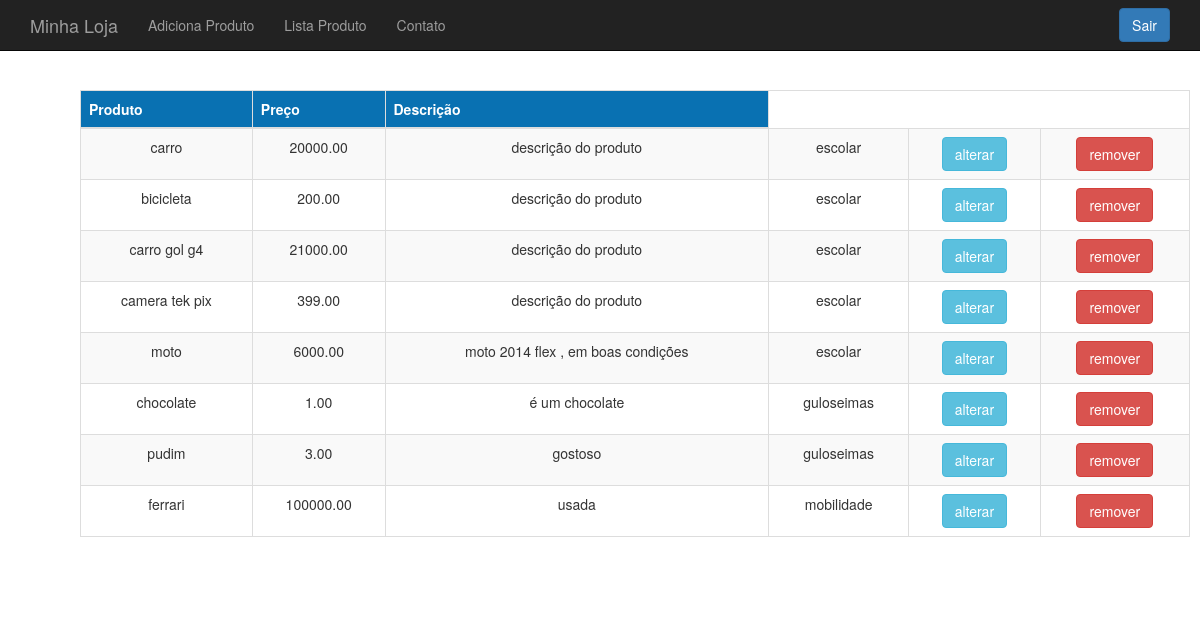
The app's page /produto-lista.php with its own data.
### tables this page shows
CREATE TABLE `produtos` (
  `id` int(11) NOT NULL,
  `nome` varchar(255) NOT NULL,
  `preco` decimal(10,2) NOT NULL,
  `descricao` text,
  `categoria_id` int(11) DEFAULT NULL,
  `usado` tinyint(1) DEFAULT '0'
);

CREATE TABLE `categoria` (
  `id` int(11) NOT NULL,
  `nome` varchar(255) DEFAULT NULL
);

### banco-produto.php (called while the page is built, shortened)
<?php
function listaProdutos($link) {
    $produtos = array();
    $query = "select p.* ,c.nome as categoria_nome from "
            ."produtos as p join categoria as c on "
            ."c.id = p.categoria_id";
    $resultado = mysqli_query($link, $query);
    while ($produto = mysqli_fetch_array($resultado)) {
        array_push($produtos, $produto);
    }
    return $produtos;
}

### produto-lista.php (the view, shortened to what this page needs)
<?php
require_once ("cabecalho.php");
require_once ("conecta.php");
require_once ("banco-produto.php");
?>
<table class="table table-striped table-bordered">
        <thead>
        <tr>
            <th>Produto</th>
            <th>Preço</th>
            <th>Descrição</th>
        </tr>
    </thead>
    <?php
    $produtos = listaProdutos($link);
    foreach ($produtos as $produto) :
        ?>
        <tr>
            <td><?= $produto['nome'] ?></td>
            <td><?= $produto['preco'] ?></td>
            <td><?= substr($produto['descricao'],0,40) ?></td>
            <td><?= $produto['categoria_nome'] ?></td>
            <td><a class="btn btn-info" href="produto-altera-formulario.php?id=<?= $produto['id']?>">alterar</a></td>
            <td>
                <form action="remove-produto.php" method="POST">
                <button class="btn btn-danger" class="text-danger">remover</button>
                </form>
            </td>
        </tr>
    <?php
    endforeach;
?>
</table>
    <?php
    require_once ("rodape.php");

### cabecalho.php (shortened to what this page needs)
<!DOCTYPE html>
<html>
    <head>
        <link rel="stylesheet" href="css/bootstrap.css">
        <link rel="stylesheet" href="css/loja.css">
    </head>
    <body>
        <div class="navbar navbar-inverse navbar-fixed-top">
            <div class="container">
                <div class="navbar-header">
                    <a class="navbar-brand" href="index.php"> Minha Loja</a>
                </div>
                <div>
                    <ul class="nav navbar-nav">
                        <li><a href="produto-formulario.php">Adiciona Produto</a></li>
                        <li><a href="produto-lista.php">Lista Produto</a></li>
                        <li><a href="contato.php">Contato</a></li>
                    </ul>
                </div>
                <div id="sair">
                    <a class="btn btn-primary" href="logout.php">Sair</a>
                </div>
            </div>
        </div>
        <div class="container">
            <div class="principal">

### rodape.php
          </div>
        </div>
    </body>
</html>

### css/loja.css (style rules this page uses)
body { padding: 50px; }
.principal { padding: 40px 15px; text-align: center; }
thead { background: #0971B2; color: white; text-align: center; }
#sair a { height: 34px; margin-top: 8px; position: relative ; float: right; }

### records on screen
produtos: nome "carro", preco "20000.00", descricao "descrição do produto", categoria.nome "escolar"
produtos: nome "bicicleta", preco "200.00", descricao "descrição do produto", categoria.nome "escolar"
produtos: nome "carro gol g4", preco "21000.00", descricao "descrição do produto", categoria.nome "escolar"
produtos: nome "camera tek pix", preco "399.00", descricao "descrição do produto", categoria.nome "escolar"
produtos: nome "moto", preco "6000.00", descricao "moto 2014 flex , em boas condições", categoria.nome "escolar"
produtos: nome "chocolate", preco "1.00", descricao "é um chocolate", categoria.nome "guloseimas"
produtos: nome "pudim", preco "3.00", descricao "gostoso", categoria.nome "guloseimas"
produtos: nome "ferrari", preco "100000.00", descricao "usada", categoria.nome "mobilidade"
